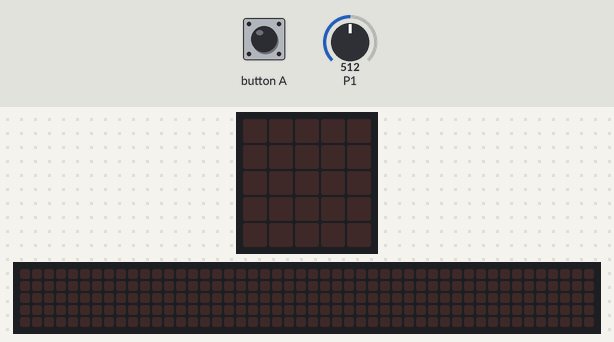
Recording of a program running on a simulated BBC micro:bit (MakeCode). On the bench: the board's 5×5 LED display, a strip that is not on the board, showing the scrolling text unrolled. Inputs (shaded band) come from the test bench; at power-on: P1 = 512 (analog values on the 0–1023 scale). The 48×5 strip is a reading aid, not a part: it shows the text the display is scrolling, unrolled, one strip-width of it at a time.

Above: at 1.2 s.
1.3 s: button A pressed for 0.15 s
At 1.67 s:
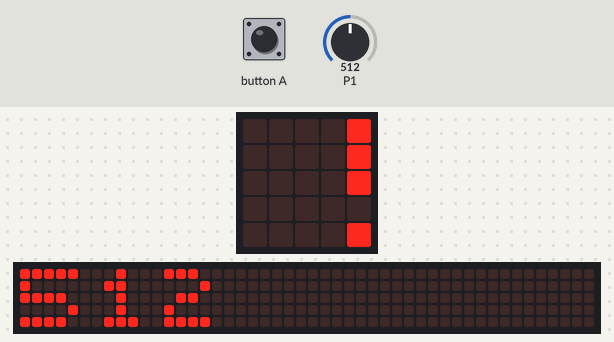
At 4.82 s:
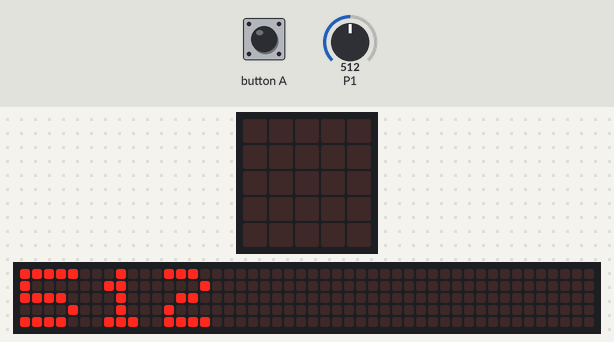
Timing chart, 0 to 6.3 s (numbered marks = the images above; inputs shaded):
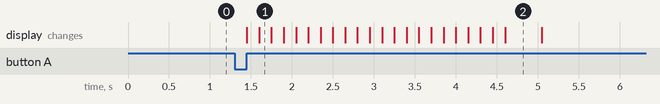

The program:

main.ts
```typescript
input.onButtonPressed(Button.A, function () {
    basic.showNumber(maior_valor)
})
let maior_valor = 0
let valor = 0
maior_valor = 0
basic.forever(function () {
    valor = pins.analogReadPin(AnalogPin.P1)
    if (valor > maior_valor) {
        maior_valor = valor
    }
})
```

test.ts
```typescript
// testes vão aqui; isto não será compilado quando este pacote for usado como uma extensão.
```

Measured:
- after the input at 1.3 s, the display: first changes after 0.15 s (image 1 shows a later state)
- what the display in image 2 shows lasts 0.5 s, from 4.6 s to 5.1 s
